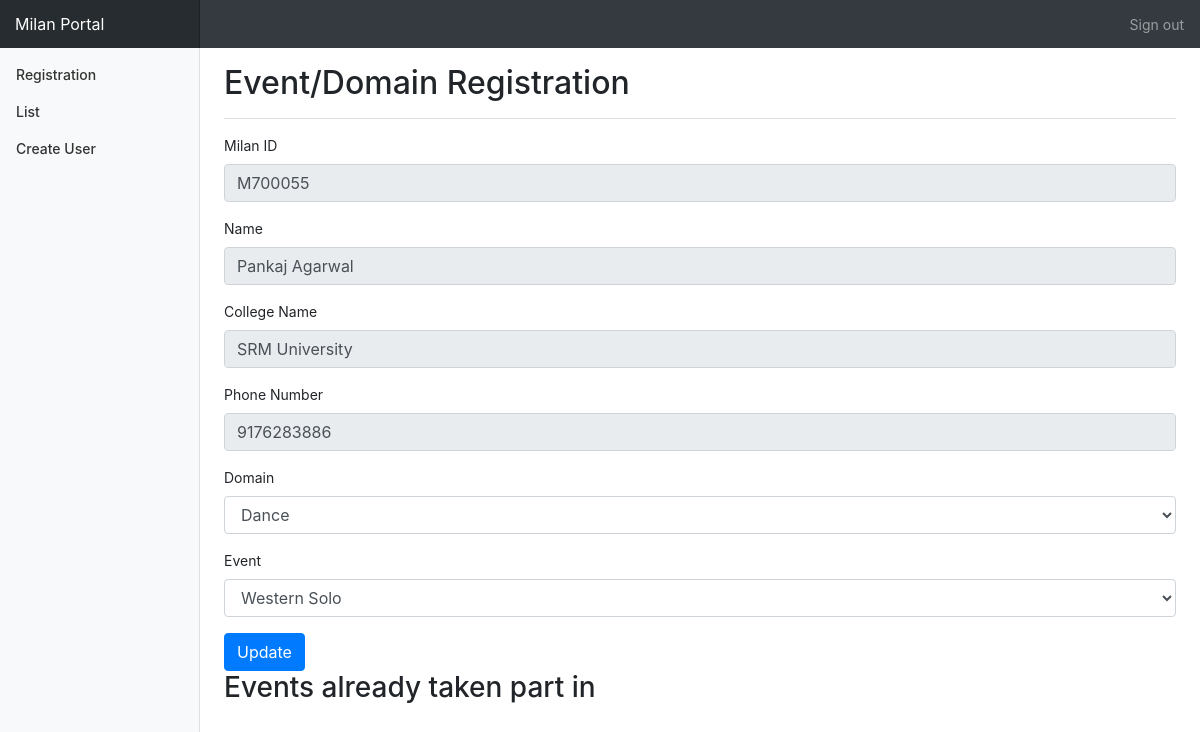
/registration/event.php?id=M700055 (signed in), run on the app's committed database.
### tables this page shows
CREATE TABLE `registration` (
  `id` int(11) NOT NULL,
  `name` varchar(256) NOT NULL,
  `college_name` varchar(256) NOT NULL,
  `registerer` varchar(128) NOT NULL,
  `phone` varchar(32) NOT NULL,
  `milan_id` varchar(64) NOT NULL,
  `events` text NOT NULL,
  `timestamp` timestamp NOT NULL DEFAULT CURRENT_TIMESTAMP
);

### objects/registration.php (called while the page is built, shortened)
<?php
class Registration {
  private $conn;
  public function __construct($db){
      $this->conn = $db;
  }
  public function selectParticipant($milan_id) {
    $sql = "SELECT * FROM registration where milan_id = '$milan_id'";
    $result = $this->conn->query($sql);
    if($result->num_rows > 0) {
      return $result->fetch_assoc();
    } else {
      return false;
    }
  }
}
?>

### registration/event.php (the view, shortened to what this page needs)
<?php
  include_once '../templates/head.php';
  if($_SESSION['user']['role'] == 'admin') {
    include_once '../templates/mainnav-admin.php';
  } else {
    include_once '../templates/mainnav.php';
  }
  include_once '../objects/registration.php';
  $database = new Database();
  $db = $database->getConnection();
  $registration = new Registration($db);
  $participant = $registration->selectParticipant($_GET['id']);
?>
<link rel="stylesheet" href="https://cdn.datatables.net/1.10.16/css/jquery.dataTables.min.css">
<main role="main" class="col-md-9 ml-sm-auto col-lg-10 pt-3 px-4">
  <div class="d-flex justify-content-between flex-wrap flex-md-nowrap align-items-center pb-2 mb-3 border-bottom">
    <h1 class="h2">Event/Domain Registration</h1>
  </div>
  <form class="" action="process-event.php" method="post">
    <div class="form-group">
      <label for="milanid">Milan ID</label>
      <input type="text" class="form-control" id="milanid" name="milan_id" value="<?php echo $participant['milan_id'];?>" readonly>
    </div>
    <div class="form-group">
      <label for="name">Name</label>
      <input type="text" class="form-control" id="name" name="name" value="<?php echo $participant['name'];?>" readonly>
    </div>
    <div class="form-group">
      <label for="college">College Name</label>
      <input type="text" class="form-control" id="college" name="college" value="<?php echo $participant['college_name'];?>" readonly>
    </div>
    <div class="form-group">
      <label for="phone">Phone Number</label>
      <input type="text" class="form-control" id="phone" name="phone" value="<?php echo $participant['phone'];?>" readonly>
    </div>
    <div class="form-group">
      <label for="domain">Domain</label>
      <select name="domain" class="form-control" id="domain_select" onchange="setDomain()">
        <?php
          foreach ($registration->domains as $key) {
            echo '<option value="' . $key['value'] . '">' . $key['text'] . '</option>';
          }
        ?>
      </select>
    </div>
    <div class="form-group">
      <label for="event">Event</label>
      <select name="event" class="form-control" id="event_select">
      </select>
    </div>
    <button type="submit" class="btn btn-primary">Update</button>
  </form>
  <h3>Events already taken part in</h3>
</main>
<?php
  include '../templates/footer.php';
?>

### assets/css/mainnav.css (style rules this page uses)
body { font-size: .875rem; }
.border-bottom { border-bottom: 1px solid #e5e5e5; }

### data on the page
registration: milan_id "M700055", name "Pankaj Agarwal", college "SRM University", phone "9176283886"

### other printed values
form field domain "Dance"
